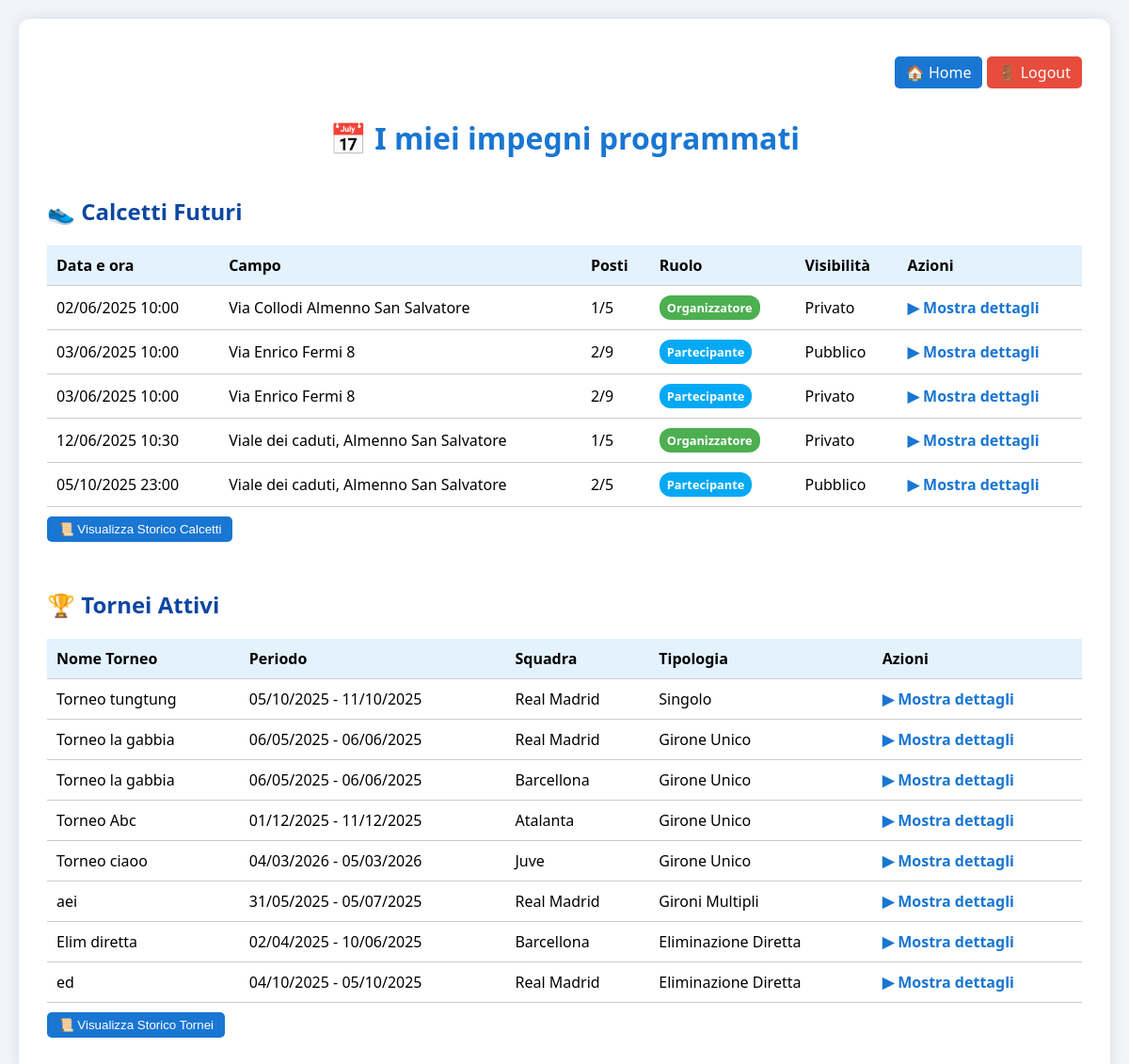
Page /i_miei_impegni.php (signed in) on the committed database.
### tables this page shows
CREATE TABLE `calcetti` (
  `id_calcetto` int(11) NOT NULL,
  `data_ora` datetime NOT NULL,
  `posti_occupati` int(11) NOT NULL,
  `visibilita` tinyint(1) NOT NULL,
  `id_campo` int(11) NOT NULL,
  `id_utente` int(11) NOT NULL
);

CREATE TABLE `campi` (
  `id_campo` int(11) NOT NULL,
  `indirizzo` varchar(200) NOT NULL,
  `terreno` varchar(50) NOT NULL,
  `spogliatoi` tinyint(1) NOT NULL,
  `n_giocatori` int(11) NOT NULL,
  `costo` int(11) NOT NULL,
  `docce` tinyint(1) NOT NULL,
  `id_torneo` int(11) NOT NULL,
  `id_utente` int(11) NOT NULL,
  `latitudine` double NOT NULL,
  `longitudine` double NOT NULL
);

CREATE TABLE `squadre` (
  `Id_squadra` int(11) NOT NULL,
  `nome` varchar(150) NOT NULL,
  `id_torneo` int(11) NOT NULL,
  `id_creatore` int(11) DEFAULT NULL,
  `girone` varchar(10) DEFAULT NULL
);

CREATE TABLE `tornei` (
  `Id_torneo` int(11) NOT NULL,
  `nome` varchar(100) NOT NULL,
  `data_inizio` date NOT NULL,
  `data_fine` date NOT NULL,
  `ora_inizio` time NOT NULL,
  `ora_fine` time NOT NULL,
  `certificato_medico` tinyint(1) NOT NULL,
  `docce` tinyint(1) NOT NULL,
  `note` varchar(500) NOT NULL,
  `tipologia` varchar(200) NOT NULL,
  `id_utente` int(11) NOT NULL,
  `max_giocatori` int(11) NOT NULL DEFAULT 11,
  `max_squadre` int(11) NOT NULL DEFAULT 16
);

### i_miei_impegni.php (the view, shortened to what this page needs)
<?php
$servername = "localhost";
$username = "root";
$password = "";
$dbname = "sportify";
$conn = new mysqli($servername, $username, $password, $dbname);
$id_utente = $_SESSION['id_utente'] ?? 0;
$oggi = date('Y-m-d H:i:s');
$calcetti_futuri = [];
$calcetti_passati = [];
$sql = "
    SELECT c.*, ca.*,
           CASE WHEN c.id_utente = $id_utente THEN 'Organizzatore' ELSE 'Partecipante' END AS ruolo
    FROM calcetti c
    JOIN campi ca ON c.id_campo = ca.id_campo
    LEFT JOIN calcetto_utente cu ON cu.id_calcetto = c.id_calcetto
    WHERE c.id_utente = $id_utente OR cu.id_utente = $id_utente
    GROUP BY c.id_calcetto
    ORDER BY c.data_ora ASC
";
$res = $conn->query($sql);
while ($row = $res->fetch_assoc()) {
    if ($row['data_ora'] >= $oggi) {
        $calcetti_futuri[] = $row;
    } else {
        $calcetti_passati[] = $row;
    }
}
$tornei_futuri = [];
$tornei_passati = [];
$sql = "
    SELECT t.*, s.nome AS squadra_nome, s.Id_squadra
    FROM tornei t
    JOIN squadre s ON s.id_torneo = t.Id_torneo
    JOIN utente_squadra us ON us.id_squadra = s.Id_squadra
    WHERE us.id_utente = $id_utente
";
$res = $conn->query($sql);
while ($row = $res->fetch_assoc()) {
    if ($row['data_fine'] >= date('Y-m-d')) {
        $tornei_futuri[] = $row;
    } else {
        $tornei_passati[] = $row;
    }
}
?>
<!DOCTYPE html>
<html lang="it">
<head>
</head>
<body>
<div class="container">
    <div class="top-buttons">
        <a href="index.php" class="btn">🏠 Home</a>
        <a href="logout.php" class="btn" style="background-color:#e74c3c;">🚪 Logout</a>
    </div>
    <h1>📅 I miei impegni programmati</h1>
    <h2>👟 Calcetti Futuri</h2>
    <?php if (empty($calcetti_futuri)): ?>
        <p>Nessun calcetto futuro.</p>
    <?php else: ?>
        <table>
            <tr>
                <th>Data e ora</th>
                <th>Campo</th>
                <th>Posti</th>
                <th>Ruolo</th>
                <th>Visibilità</th>
                <th>Azioni</th>
            </tr>
            <?php foreach ($calcetti_futuri as $i => $c): ?>
                <tr>
                    <td><?= date('d/m/Y H:i', strtotime($c['data_ora'])) ?></td>
                    <td><?= htmlspecialchars($c['indirizzo']) ?></td>
                    <td><?= $c['posti_occupati'] ?>/<?= $c['n_giocatori'] ?></td>
                    <td>
                        <span class="badge <?= $c['ruolo'] == 'Organizzatore' ? 'badge-organizer' : 'badge-participant' ?>">
                            <?= $c['ruolo'] ?>
                        </span>
                    </td>
                    <td><?= $c['visibilita'] ? 'Pubblico' : 'Privato' ?></td>
                    <td>
                        <span id="calcetto-toggle-<?= $c['id_calcetto'] ?>" class="detail-toggle"
                              onclick="toggleDetails(<?= $c['id_calcetto'] ?>, 'calcetto')">
                            ▶ Mostra dettagli
                        </span>
                    </td>
                </tr>
            <?php endforeach; ?>
        </table>
    <?php endif; ?>
    <button class="btn" onclick="toggleStorico('storico-calcetti')">📜 Visualizza Storico Calcetti</button>
    <h2>🏆 Tornei Attivi</h2>
    <?php if (empty($tornei_futuri)): ?>
        <p>Non sei iscritto a tornei futuri.</p>
    <?php else: ?>
        <table>
            <tr>
                <th>Nome Torneo</th>
                <th>Periodo</th>
                <th>Squadra</th>
                <th>Tipologia</th>
                <th>Azioni</th>
            </tr>
            <?php foreach ($tornei_futuri as $t): ?>
                <tr>
                    <td><?= htmlspecialchars($t['nome']) ?></td>
                    <td><?= date('d/m/Y', strtotime($t['data_inizio'])) ?> - <?= date('d/m/Y', strtotime($t['data_fine'])) ?></td>
                    <td><?= htmlspecialchars($t['squadra_nome']) ?></td>
                    <td><?= htmlspecialchars($t['tipologia']) ?></td>
                    <td>
                        <span id="torneo-toggle-<?= $t['Id_torneo'] ?>" class="detail-toggle"
                              onclick="toggleDetails(<?= $t['Id_torneo'] ?>, 'torneo')">
                            ▶ Mostra dettagli
                        </span>
                    </td>
                </tr>
            <?php endforeach; ?>
        </table>
    <?php endif; ?>
    <button class="btn" onclick="toggleStorico('storico-tornei')">📜 Visualizza Storico Tornei</button>
</div>
</body>
</html>

### i_miei_impegni.php (style rules this page uses)
body { font-family: 'Segoe UI', sans-serif; background-color: #f1f5f9; margin: 0; padding: 20px; }
.container { max-width: 1200px; margin: auto; background: white; padding: 30px; border-radius: 12px; box-shadow: 0 0 15px rgba(0,0,0,0.1); }
h1 { text-align: center; color: #1976D2; }
h2 { margin-top: 40px; color: #0D47A1; }
table { width: 100%; border-collapse: collapse; margin-top: 15px; }
th, td { padding: 10px; border-bottom: 1px solid #ccc; text-align: left; }
th { background-color: #e3f2fd; }
.btn { padding: 6px 12px; background-color: #1976D2; color: white; border: none; border-radius: 5px; text-decoration: none; cursor: pointer; margin: 10px 0; display: inline-block; }
.top-buttons { text-align: right; margin-bottom: 20px; }
.detail-toggle { cursor: pointer; color: #1976D2; font-weight: bold; }
.badge { display: inline-block; padding: 4px 8px; border-radius: 12px; font-size: 0.8em; font-weight: bold; }
.badge-organizer { background-color: #4caf50; color: white; }
.badge-participant { background-color: #03a9f4; color: white; }

### rows in the picture
calcetti: data_ora "02/06/2025 10:00", id_campo.indirizzo "Via Collodi Almenno San Salvatore", posti_occupati "1", id_campo.n_giocatori "5", ruolo "Organizzatore", visibilita "Privato"
calcetti: data_ora "03/06/2025 10:00", id_campo.indirizzo "Via Enrico Fermi 8", posti_occupati "2", id_campo.n_giocatori "9", ruolo "Partecipante", visibilita "Pubblico"
calcetti: data_ora "03/06/2025 10:00", id_campo.indirizzo "Via Enrico Fermi 8", posti_occupati "2", id_campo.n_giocatori "9", ruolo "Partecipante", visibilita "Privato"
calcetti: data_ora "12/06/2025 10:30", id_campo.indirizzo "Viale dei caduti, Almenno San Salvatore", posti_occupati "1", id_campo.n_giocatori "5", ruolo "Organizzatore", visibilita "Privato"
calcetti: data_ora "05/10/2025 23:00", id_campo.indirizzo "Viale dei caduti, Almenno San Salvatore", posti_occupati "2", id_campo.n_giocatori "5", ruolo "Partecipante", visibilita "Pubblico"
squadre: id_torneo.nome "Torneo tungtung", id_torneo.data_inizio "05/10/2025", id_torneo.data_fine "11/10/2025", nome "Real Madrid", id_torneo.tipologia "Singolo"
squadre: id_torneo.nome "Torneo la gabbia", id_torneo.data_inizio "06/05/2025", id_torneo.data_fine "06/06/2025", nome "Real Madrid", id_torneo.tipologia "Girone Unico"
squadre: id_torneo.nome "Torneo la gabbia", id_torneo.data_inizio "06/05/2025", id_torneo.data_fine "06/06/2025", nome "Barcellona", id_torneo.tipologia "Girone Unico"
squadre: id_torneo.nome "Torneo Abc", id_torneo.data_inizio "01/12/2025", id_torneo.data_fine "11/12/2025", nome "Atalanta", id_torneo.tipologia "Girone Unico"
squadre: id_torneo.nome "Torneo ciaoo", id_torneo.data_inizio "04/03/2026", id_torneo.data_fine "05/03/2026", nome "Juve", id_torneo.tipologia "Girone Unico"
squadre: id_torneo.nome "aei", id_torneo.data_inizio "31/05/2025", id_torneo.data_fine "05/07/2025", nome "Real Madrid", id_torneo.tipologia "Gironi Multipli"
squadre: id_torneo.nome "Elim diretta", id_torneo.data_inizio "02/04/2025", id_torneo.data_fine "10/06/2025", nome "Barcellona", id_torneo.tipologia "Eliminazione Diretta"
squadre: id_torneo.nome "ed", id_torneo.data_inizio "04/10/2025", id_torneo.data_fine "05/10/2025", nome "Real Madrid", id_torneo.tipologia "Eliminazione Diretta"
